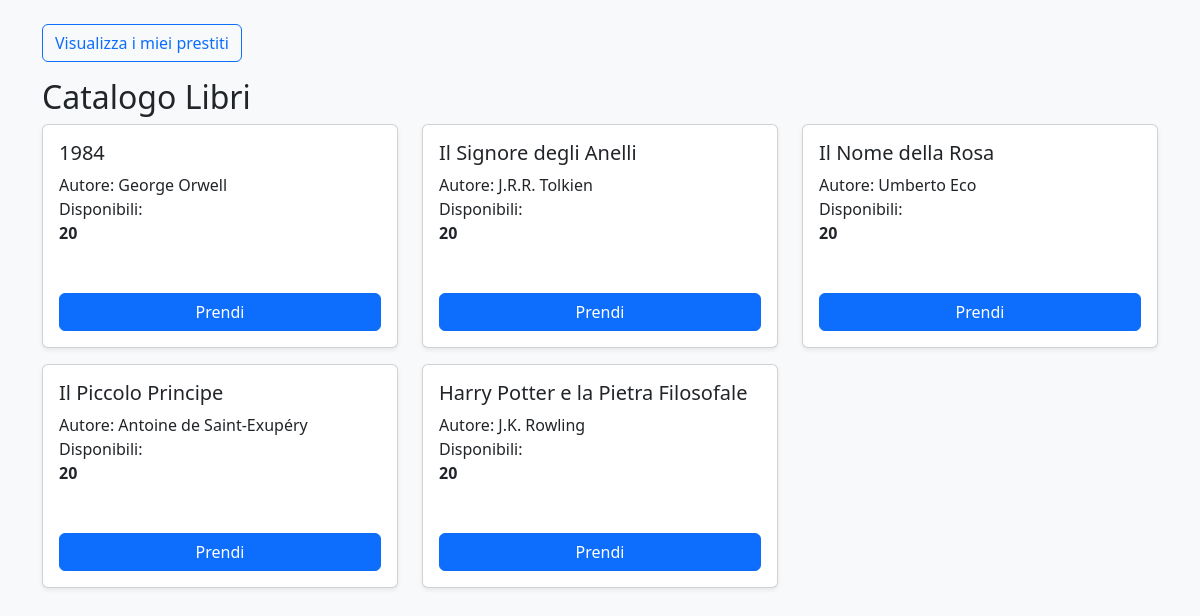
Screenshot of /index.php (signed in) with the database file from the repository.
### tables this page shows
CREATE TABLE libro (
    id_libro INT AUTO_INCREMENT PRIMARY KEY,
    copie_totali INT NOT NULL,
    copie_disponibili INT NOT NULL,
    nome_autore VARCHAR(100) NOT NULL,
    titolo VARCHAR(255) NOT NULL
);

### auth.php (called while the page is built, shortened)
<?php
require_once 'db.php';
function èStudente() {
    return $_SESSION['utente']['ruolo'] === 'studente';
}

### db.php (called while the page is built)
<?php
if (!function_exists('db')) {
function db() {
    static $pdo = null;
    if ($pdo === null) {
        try {
            $pdo = new PDO(
                "mysql:host=db;dbname=bibliotech;charset=utf8mb4",
                "root",
                "rootpassword"
            );
            $pdo->setAttribute(PDO::ATTR_ERRMODE, PDO::ERRMODE_EXCEPTION);
        } catch (PDOException $e) {
            die("Connessione DB fallita");
        }
    }
    return $pdo;
}
}

### libri.php (called while the page is built, shortened)
<?php
require_once 'db.php';
function elencoLibri() {
    return db()->query("SELECT * FROM libro")
               ->fetchAll(PDO::FETCH_ASSOC);
}

### index.php (the view, shortened to what this page needs)
<?php
require 'auth.php';
require 'libri.php';
$libri = elencoLibri();
?>
<?php require 'header.php'; ?>
<div class="container mt-4">
<div class="mb-3">
<?php if(èStudente()): ?>
    <a href="prestitistud.php" class="btn btn-outline-primary">
        Visualizza i miei prestiti
    </a>
<?php endif; ?>
</div>
<h2>Catalogo Libri</h2>
<div class="row">
<?php foreach($libri as $libro): ?>
<div class="col-md-4">
<div class="card mb-3 p-3 shadow-sm">
<h5><?= $libro['titolo'] ?></h5>
Autore: <?= $libro['nome_autore'] ?><br>
Disponibili: <strong><?= $libro['copie_disponibili'] ?></strong><br><br>
<?php if(èStudente() && $libro['copie_disponibili']>0): ?>
<a class="btn btn-primary" href="?prendi=<?= $libro['id_libro'] ?>">Prendi</a>
<?php endif; ?>
</div>
</div>
<?php endforeach; ?>
</div>
</div>
<?php require 'footer.php'; ?>

### header.php (shortened to what this page needs)
<!DOCTYPE html>
<html lang="it">
<head>
<link href="https://cdn.jsdelivr.net/npm/bootstrap@5.3.3/dist/css/bootstrap.min.css" rel="stylesheet">
</head>
<body class="bg-light">

### footer.php (shortened to what this page needs)
</body>
</html>

### rows the page displays
libro: titolo "1984", nome_autore "George Orwell", copie_disponibili "20"
libro: titolo "Il Signore degli Anelli", nome_autore "J.R.R. Tolkien", copie_disponibili "20"
libro: titolo "Il Nome della Rosa", nome_autore "Umberto Eco", copie_disponibili "20"
libro: titolo "Il Piccolo Principe", nome_autore "Antoine de Saint-Exupéry", copie_disponibili "20"
libro: titolo "Harry Potter e la Pietra Filosofale", nome_autore "J.K. Rowling", copie_disponibili "20"
